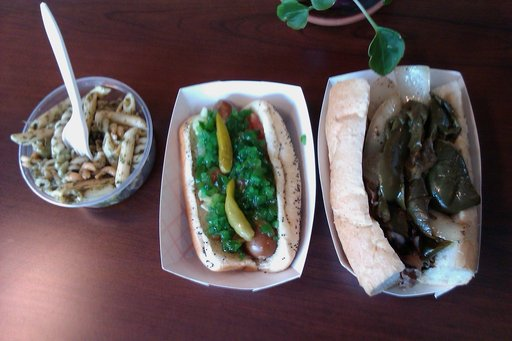
#> input picture Dataset/test/hot_dog/133015.jpg, 512 x 341 px; its folder holds only this picture in this run
$ python preprocess.py
#> lines starting #> are read from the running program, lines starting #| are printed output that depends on the picture
import cv2 as cv
import numpy
import glob
import os

imageList = glob.glob("Dataset/**/*.jpg", recursive = True)

for i in imageList:
    img = cv.imread(i)
#> img is the input picture: shape (341, 512, 3); mean B, G, R 84, 83.3, 97.6
    norm = numpy.zeros((800,800))

    # normalize image
    final = cv.normalize(img, norm, 0, 255, cv.NORM_MINMAX)

    width = 100
    height = 100
    dim = (width, height)

    # resize image
    resized = cv.resize(final, dim, interpolation = cv.INTER_AREA)
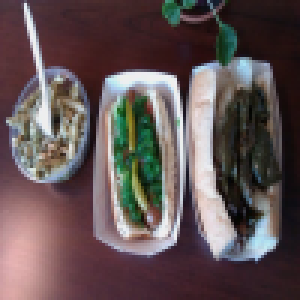
#> resized: shape (100, 100, 3) (shown 3 times larger); mean B, G, R 84, 83.3, 97.6

    # convert to grayscale
    gray = cv.cvtColor(resized, cv.COLOR_BGR2GRAY)
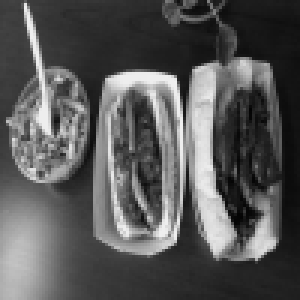
#> gray: shape (100, 100) (shown 3 times larger); min 3, max 239, mean 87.6

    # write to disk
    cv.imwrite(i.replace("Dataset", "Normalized Dataset"), gray)
#> pass 2 of the loop `for i in imageList:`:
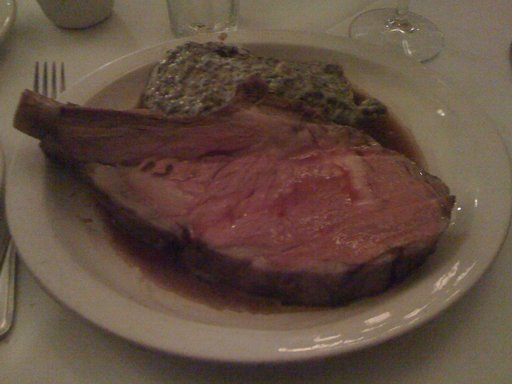
#> input picture Dataset/test/not_hot_dog/14142.jpg, 512 x 384 px
#> img is the input picture: shape (384, 512, 3); mean B, G, R 65.3, 78, 98.5
#> `resized = cv.resize(final, dim, interpolation = cv.INTER_AREA)`:
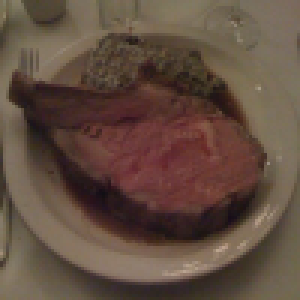
#> resized: shape (100, 100, 3) (shown 3 times larger); mean B, G, R 64.3, 77, 97.6
#> `gray = cv.cvtColor(resized, cv.COLOR_BGR2GRAY)`:
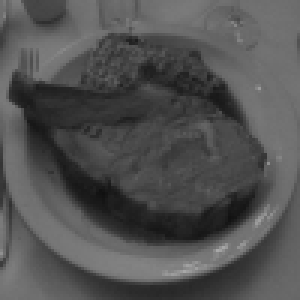
#> gray: shape (100, 100) (shown 3 times larger); min 16, max 168, mean 81.8
